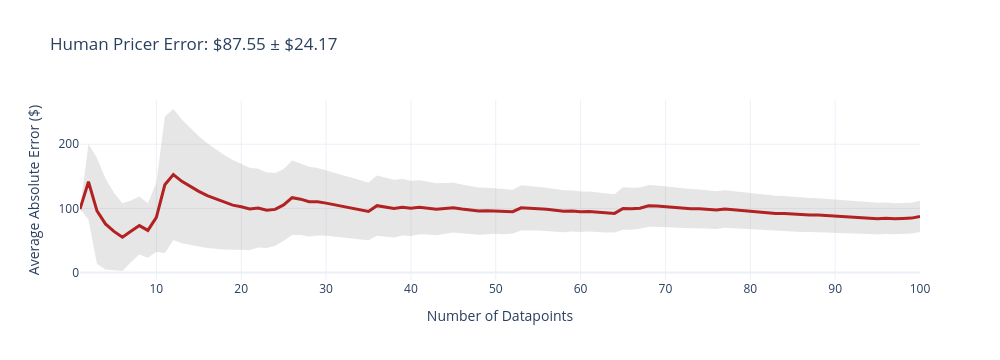
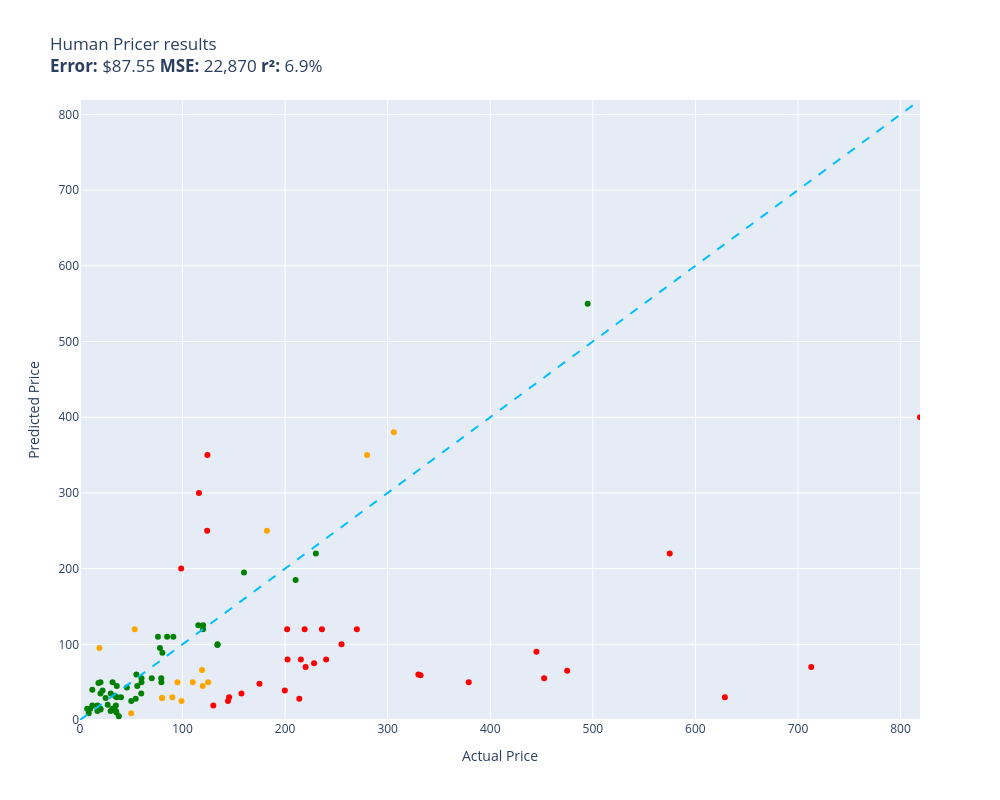

Write notebook code for charts like these, in order.
### Code cell
evaluate(human_pricer, test, size=100)

### Figure 1 — Plotly figure (JSON) as saved in the notebook; plotly's stock layout.template omitted (floating-point values rounded to 4 significant figures; data arrays with more than 128 entries replaced by an {"elided": "..."} marker saying what was removed)
{"data": [{"fill": "toself", "fillcolor": "rgba(128,128,128,0.2)", "hoverinfo": "skip", "line": {"color": "rgba(255,255,255,0)"}, "name": "95% CI", "showlegend": false, "type": "scatter", "x": {"elided": "200 int values"}, "y": {"elided": "200 float values"}}, {"customdata": [[0], [58.91], [82.71], [70.93], [60.26], [52.76], [48.18], [45.19], [42.49], [53.89], [106.5], [102.2], [96.41], [90.88], [85.94], [81.6], [77.46], [73.77], [70.39], [67.06], [64.16], [61.29], [58.96], [56.55], [55.92], [57.95], [55.97], [54.48], [52.61], [51.0], [49.59], [48.42], [47.12], [46.03], [44.98], [47.06], [45.98], [45.01], [44.06], [43.09], [42.13], [41.2], [40.39], [39.55], [38.73], [38.11], [37.4], [36.76], [36.02], [35.31], [34.72], [34.05], [35.35], [34.71], [34.1], [33.57], [33.12], [32.68], [32.14], [31.68], [31.17], [30.76], [30.36], [29.9], [33.12], [32.64], [32.2], [32.55], [32.09], [31.69], [31.33], [31.01], [30.6], [30.19], [29.83], [29.52], [29.32], [29.04], [28.76], [28.49], [28.24], [27.97], [27.71], [27.38], [27.13], [26.88], [26.57], [26.27], [26.04], [25.82], [25.58], [25.32], [25.11], [24.88], [24.68], [24.46], [24.27], [24.03], [23.83], [24.17]], "hovertemplate": "n=%{x}<br>Avg Error=$%{y:,.2f}<br>±95% CI=$%{customdata[0]:,.2f}<extra></extra>", "line": {"color": "firebrick", "width": 3}, "mode": "lines", "name": "Cumulative Avg Error", "type": "scatter", "x": [1, 2, 3, 4, 5, 6, 7, 8, 9, 10, 11, 12, 13, 14, 15, 16, 17, 18, 19, 20, 21, 22, 23, 24, 25, 26, 27, 28, 29, 30, 31, 32, 33, 34, 35, 36, 37, 38, 39, 40, 41, 42, 43, 44, 45, 46, 47, 48, 49, 50, 51, 52, 53, 54, 55, 56, 57, 58, 59, 60, 61, 62, 63, 64, 65, 66, 67, 68, 69, 70, 71, 72, 73, 74, 75, 76, 77, 78, 79, 80, 81, 82, 83, 84, 85, 86, 87, 88, 89, 90, 91, 92, 93, 94, 95, 96, 97, 98, 99, 100], "y": [99, 141.5, 96.02, 75.76, 64.18, 55.15, 64.31, 73.19, 65.69, 86.11, 136.7, 152.8, 142.2, 133.9, 126.6, 119.8, 114.5, 109.5, 105.1, 102.5, 99.25, 100.5, 97.19, 98.43, 105.4, 116.6, 114.4, 110.5, 110.2, 108.2, 105.7, 102.5, 100.5, 97.79, 95.27, 104.3, 102.1, 99.71, 101.9, 100.2, 101.7, 100.5, 98.66, 99.94, 101.1, 98.94, 97.5, 95.85, 96.24, 95.96, 94.58, 94.89, 100.8, 100.4, 99.74, 98.57, 96.98, 95.48, 95.94, 94.8, 95.15, 93.89, 92.7, 92.19, 99.98, 99.38, 100.3, 104.0, 103.6, 102.6, 101.4, 100.0, 99.61, 99.29, 98.51, 97.34, 99.0, 97.8, 96.62, 95.46, 94.28, 93.22, 92.16, 91.94, 90.94, 90.0, 89.74, 89.56, 88.61, 87.66, 86.88, 86.43, 85.55, 84.81, 83.92, 84.65, 83.79, 84.19, 84.85, 87.55]}], "layout": {"height": 360, "showlegend": false, "title": {"text": "Human Pricer Error: $87.55 ± $24.17"}, "width": 1000, "xaxis": {"title": {"text": "Number of Datapoints"}}, "yaxis": {"title": {"text": "Average Absolute Error ($)"}}}}

### Figure 2 — Plotly figure (JSON) as saved in the notebook; plotly's stock layout.template omitted (floating-point values rounded to 4 significant figures)
{"data": [{"customdata": [["Old Blood Noise Excess V2 Distortion Cho...\nGuess=$120.00 Actual=$219.00"], ["telpo Headlight Assembly Fit For 15 Camr...\nGuess=$300.00 Actual=$115.99"], ["SuppliesOutlet Compatible Toner Cartridg...\nGuess=$25.00 Actual=$144.29"], ["ACDelco GM Original Equipment FW339 Fron...\nGuess=$80.00 Actual=$215.33"], ["Pump Head TBVECHI 175PSI 4KW 5.5HP 21CFM...\nGuess=$60.00 Actual=$329.90"], ["Bam France 2002XL Contoured Hightech Bla...\nGuess=$70.00 Actual=$713.00"], ["Metabo HPT 36V MultiVolt™ Cordless Rotar...\nGuess=$50.00 Actual=$379.00"], ["CORSAIR Dominator Platinum RGB 32GB (2x1...\nGuess=$250.00 Actual=$124.00"], ["SKB iSeries 3i-13096-6KP Case for BlackM...\nGuess=$48.00 Actual=$174.99"], ["Bam Trekking 3027SB Single Black Clarine...\nGuess=$59.00 Actual=$332.00"], ["DEWALT 20V MAX* XR Impact Driver with Bl...\nGuess=$55.00 Actual=$452.53"], ["Aolemi Oil Rubbed Bronze Single Function...\nGuess=$200.00 Actual=$98.65"], ["Canon EOS Rebel T7 Digital SLR Camera wi...\nGuess=$400.00 Actual=$819.00"], ["Travelpro Platinum Elite Slim Business L...\nGuess=$28.00 Actual=$213.83"], ["JRready ST6313 DT Deutsch Connector Kit,...\nGuess=$39.00 Actual=$199.68"], ["Tidal Front + Rear Fender Flares 4PC Poc...\nGuess=$100.00 Actual=$254.99"], ["Dakota Alert MURS Alert Probe Sensor - M...\nGuess=$70.00 Actual=$219.99"], ["Wenger City Upgrade Laptop Backpack with...\nGuess=$30.00 Actual=$145.42"], ["AUTOFREE LED Tail Lights Assembly Compat...\nGuess=$120.00 Actual=$201.99"], ["3D Tree Hole Branches 075 Stair Risers D...\nGuess=$19.00 Actual=$129.99"], ["KOHLER 18865-CP Filtered Water Faucet, P...\nGuess=$65.00 Actual=$475.00"], ["Evan-Fischer Front Bumper Cover Compatib...\nGuess=$80.00 Actual=$202.38"], ["Sumerain S1339CM Double Handle Widesprea...\nGuess=$120.00 Actual=$235.86"], ["Poison Spyder 10-08-020 Rocker Knocker\nGuess=$30.00 Actual=$628.76"], ["VLAND LED Smoked Taillights Compatible F...\nGuess=$80.00 Actual=$239.99"], ["Lighted Triangle Mirror Cabinet Bathroom...\nGuess=$90.00 Actual=$445.00"], ["Dell Optiplex 390 Desktop Computer i3 3....\nGuess=$350.00 Actual=$124.27"], ["Pioneer 2AM401-BN Two Handle Kitchen Fau...\nGuess=$75.00 Actual=$228.22"], ["Grey Pneumatic 1311SD Impact Socket Set\nGuess=$35.00 Actual=$157.43"], ["Aeromotive 13304 Regulator, X1 Adjustabl...\nGuess=$120.00 Actual=$269.95"], ["Walker Exhaust Ultra EPA 16478 Direct Fi...\nGuess=$220.00 Actual=$574.99"]], "hovertemplate": "%{customdata[0]}<extra></extra>", "legendgroup": "red", "marker": {"color": "red", "size": 6, "symbol": "circle"}, "mode": "markers", "name": "red", "orientation": "v", "showlegend": true, "type": "scatter", "x": [219.0, 116.0, 144.3, 215.3, 329.9, 713.0, 379.0, 124.0, 175.0, 332.0, 452.5, 98.65, 819.0, 213.8, 199.7, 255.0, 220.0, 145.4, 202.0, 130.0, 475.0, 202.4, 235.9, 628.8, 240.0, 445.0, 124.3, 228.2, 157.4, 269.9, 575.0], "xaxis": "x", "y": [120.0, 300.0, 25.0, 80.0, 60.0, 70.0, 50.0, 250.0, 48.0, 59.0, 55.0, 200.0, 400.0, 28.0, 39.0, 100.0, 70.0, 30.0, 120.0, 19.0, 65.0, 80.0, 120.0, 30.0, 80.0, 90.0, 350.0, 75.0, 35.0, 120.0, 220.0], "yaxis": "y"}, {"customdata": [["NewPower99 Battery Kit for Samsung Galax...\nGuess=$60.00 Actual=$54.95"], ["EXMAX NG-10X Fresnel Lens Focusing Adapt...\nGuess=$55.00 Actual=$69.98"], ["Stand for Raven Pro Document Scanner - P...\nGuess=$12.00 Actual=$29.85"], ["RBC12-UPC Replacement Battery Cartridge ...\nGuess=$220.00 Actual=$229.99"], ["8544771 Dryer Heating Element, 279816 Th...\nGuess=$30.00 Actual=$35.74"], ["46mm Digital Pro High-Resolution Close-U...\nGuess=$35.00 Actual=$19.99"], ["Innovative Percussion CB-6 Chamois Bass ...\nGuess=$28.00 Actual=$54.32"], ["Panasonic KX-TG6511B DECT 6.0 PLUS Expan...\nGuess=$55.00 Actual=$79.20"], ["LOVE MEI Galaxy S10 Lite Case, Military ...\nGuess=$15.00 Actual=$32.98"], ["GJY Portable TV,10.6 inch Mini TV for AT...\nGuess=$50.00 Actual=$79.36"], ["LD Products Compatible Toner Cartridge R...\nGuess=$25.00 Actual=$49.98"], ["APS iBoard 6-inch Aluminum (Black Powder...\nGuess=$185.00 Actual=$210.23"], ["Intermatic PX300 12V 300W Transformer wi...\nGuess=$99.00 Actual=$134.00"], ["HK SYSTEMS 13\" Heavy Duty Black \"Push\" O...\nGuess=$110.00 Actual=$84.95"], ["Mini PC, Kinupute Desktop Computer E3-12...\nGuess=$550.00 Actual=$495.00"], ["June Garden 12\" Sweet Dolly Charlotte - ...\nGuess=$14.00 Actual=$19.99"], ["10GBase-LR SFP+ Transceiver, Handar 10GB...\nGuess=$50.00 Actual=$19.99"], ["Deco Mount Pro Tripod Microphone Stand w...\nGuess=$55.00 Actual=$59.95"], ["GanFindX Portable Car Hand Controls for ...\nGuess=$195.00 Actual=$159.90"], ["KOMPUTERBAY 4GB 2X 2GB DDR2 1066MHz PC2-...\nGuess=$89.00 Actual=$80.34"], ["Scranton & Co 3 Drawer Mobile File Cabin...\nGuess=$125.00 Actual=$115.35"], ["Evergreen HSHB2005 Cylinder Head Gasket ...\nGuess=$35.00 Actual=$59.69"], ["Task T24287 Roman Ogee Router Bit with 1...\nGuess=$45.00 Actual=$55.88"], ["Southwire 120V/15A Right Angle User Atta...\nGuess=$5.00 Actual=$37.87"], ["Mylites+ Standard Comic Book Mylar Sleev...\nGuess=$12.00 Actual=$34.99"], ["DALDED LED Light Kit for Lego Sonic Gree...\nGuess=$29.00 Actual=$24.99"], ["152MM Hole Saws M42 Bi-Metal High Speed ...\nGuess=$49.00 Actual=$17.99"], ["Baseball Backpacks Large 18 Inch Bookbag...\nGuess=$50.00 Actual=$31.77"], ["Adams Check Payment and Deposit Register...\nGuess=$10.00 Actual=$35.49"], ["Diversitech WG840585 Motor, (Ddb) 1/3Hp,...\nGuess=$100.00 Actual=$134.12"], ["Retevis RT68 Soft Earhook Walkie Talkie ...\nGuess=$15.00 Actual=$6.99"], ["MC: Pindicator (Dual Intensity Amber)\nGuess=$30.00 Actual=$40.00"], ["Laisomeke Waterproof Junction Box, Unive...\nGuess=$40.00 Actual=$11.99"], ["Webcem Solar Shed Light Outdoor Indoor, ...\nGuess=$95.00 Actual=$77.96"], ["Festool 492370 Platin 2 S1000 Grit 6-Inc...\nGuess=$110.00 Actual=$91.00"], ["BESTILL Wall Mounted Shower Faucet Set, ...\nGuess=$110.00 Actual=$76.00"], ["Tablet PC Cover Compatible with Lenovo T...\nGuess=$15.00 Actual=$31.61"], ["Miyaya@ Funny Animal Masks Collection fo...\nGuess=$19.00 Actual=$16.99"], ["Beck/Arnley 0421945 Air Filter\nGuess=$45.00 Actual=$35.87"], ["IQShield Screen Protector Compatible wit...\nGuess=$15.00 Actual=$9.95"], ["Liberty Imports 12 Pack: US Military Toy...\nGuess=$12.00 Actual=$16.98"], ["Neporal Full Spectrum Light Bulb, 6000K ...\nGuess=$15.00 Actual=$18.59"], ["Pidoko Kids Train Table, Grey with 90 Pc...\nGuess=$120.00 Actual=$119.97"], ["Satco S9596, 4 Count (Pack of 1), 4.18\nGuess=$19.00 Actual=$12.00"], ["Ceramic Talavera Mexican Tile 4x4\", 9 Pi...\nGuess=$35.00 Actual=$29.95"], ["Intrepid International Dressage Letters-...\nGuess=$20.00 Actual=$26.99"], ["LEGO Marvel Avengers War Machine Buster ...\nGuess=$50.00 Actual=$59.95"], ["EMART Photography C Stand with Boom Arm,...\nGuess=$125.00 Actual=$119.99"], ["KOHLER K-1185540-CP Assembly-Slider\nGuess=$43.00 Actual=$45.67"], ["KUNN Small Electrician Tool Pouch Utilit...\nGuess=$39.00 Actual=$21.99"], ["iPhone 12/12 Pro Nicaragua Guardabarranc...\nGuess=$15.00 Actual=$19.97"], ["Replacement Remote Control for PANASONIC...\nGuess=$19.00 Actual=$34.95"], ["KS K-STORM Replacement Silicone Mushroom...\nGuess=$9.00 Actual=$8.50"], ["LSSAGOON Backpack for Women Teen Kids Gi...\nGuess=$32.00 Actual=$33.99"]], "hovertemplate": "%{customdata[0]}<extra></extra>", "legendgroup": "green", "marker": {"color": "green", "size": 6, "symbol": "circle"}, "mode": "markers", "name": "green", "orientation": "v", "showlegend": true, "type": "scatter", "x": [54.95, 69.98, 29.85, 230.0, 35.74, 19.99, 54.32, 79.2, 32.98, 79.36, 49.98, 210.2, 134.0, 84.95, 495.0, 19.99, 19.99, 59.95, 159.9, 80.34, 115.3, 59.69, 55.88, 37.87, 34.99, 24.99, 17.99, 31.77, 35.49, 134.1, 6.99, 40.0, 11.99, 77.96, 91.0, 76.0, 31.61, 16.99, 35.87, 9.95, 16.98, 18.59, 120.0, 12.0, 29.95, 26.99, 59.95, 120.0, 45.67, 21.99, 19.97, 34.95, 8.5, 33.99], "xaxis": "x", "y": [60.0, 55.0, 12.0, 220.0, 30.0, 35.0, 28.0, 55.0, 15.0, 50.0, 25.0, 185.0, 99.0, 110.0, 550.0, 14.0, 50.0, 55.0, 195.0, 89.0, 125.0, 35.0, 45.0, 5.0, 12.0, 29.0, 49.0, 50.0, 10.0, 100.0, 15.0, 30.0, 40.0, 95.0, 110.0, 110.0, 15.0, 19.0, 45.0, 15.0, 12.0, 15.0, 120.0, 19.0, 35.0, 20.0, 50.0, 125.0, 43.0, 39.0, 15.0, 19.0, 9.0, 32.0], "yaxis": "y"}, {"customdata": [["PEMP E65 E66 CDC Simulate Optical Fiber ...\nGuess=$66.00 Actual=$119.00"], ["Clementoni 39132.5 Jigsaw Puzzle 1,000 P...\nGuess=$29.00 Actual=$79.95"], ["15\" Locking Shower Head Extension Arm in...\nGuess=$29.00 Actual=$79.95"], ["Fjallraven, Kanken Laptop 15\" Backpack f...\nGuess=$45.00 Actual=$119.65"], ["Projector, CRAZVIEW Projector with WiFi ...\nGuess=$120.00 Actual=$53.40"], ["Western Digital Enterprise RE4-GP 2TB SA...\nGuess=$50.00 Actual=$109.95"], ["DIMARZIO 204284 DP 163FBK Blues Bucker G...\nGuess=$30.00 Actual=$89.99"], ["PM Auto Front Right Quick Complete Strut...\nGuess=$50.00 Actual=$124.94"], ["Trail Gear Twin Stick Kit for Top Shift ...\nGuess=$350.00 Actual=$279.92"], ["Engine Thermostat, Replace 19301-PAA-306...\nGuess=$95.00 Actual=$18.89"], ["Ultra Duster Canned Air Net 10 Oz 6-Pack\nGuess=$9.00 Actual=$49.90"], ["Marvel Legends Series X-Men 6-Inch Archa...\nGuess=$25.00 Actual=$98.95"], ["ANZO USA 111207 GMC SIERRA 99-06 / YUKON...\nGuess=$250.00 Actual=$182.28"], ["Kingston Brass KS269SN Kingston Clawfoot...\nGuess=$380.00 Actual=$305.99"], ["Trim Kit for 2-handle Shower & Tub Valve...\nGuess=$50.00 Actual=$94.99"]], "hovertemplate": "%{customdata[0]}<extra></extra>", "legendgroup": "orange", "marker": {"color": "orange", "size": 6, "symbol": "circle"}, "mode": "markers", "name": "orange", "orientation": "v", "showlegend": true, "type": "scatter", "x": [119.0, 79.95, 79.95, 119.7, 53.4, 110.0, 89.99, 124.9, 279.9, 18.89, 49.9, 98.95, 182.3, 306.0, 94.99], "xaxis": "x", "y": [66.0, 29.0, 29.0, 45.0, 120.0, 50.0, 30.0, 50.0, 350.0, 95.0, 9.0, 25.0, 250.0, 380.0, 50.0], "yaxis": "y"}, {"hoverinfo": "skip", "line": {"color": "deepskyblue", "dash": "dash", "width": 2}, "mode": "lines", "name": "y = x", "showlegend": false, "type": "scatter", "x": [0, 819], "y": [0, 819]}], "layout": {"height": 800, "legend": {"title": {"text": "color"}, "tracegroupgap": 0}, "showlegend": false, "title": {"text": "Human Pricer results<br><b>Error:</b> $87.55 <b>MSE:</b> 22,870 <b>r²:</b> 6.9%"}, "width": 1000, "xaxis": {"anchor": "y", "domain": [0, 1], "range": [0, 819], "title": {"text": "Actual Price"}}, "yaxis": {"anchor": "x", "domain": [0, 1], "range": [0, 819], "title": {"text": "Predicted Price"}}}}
